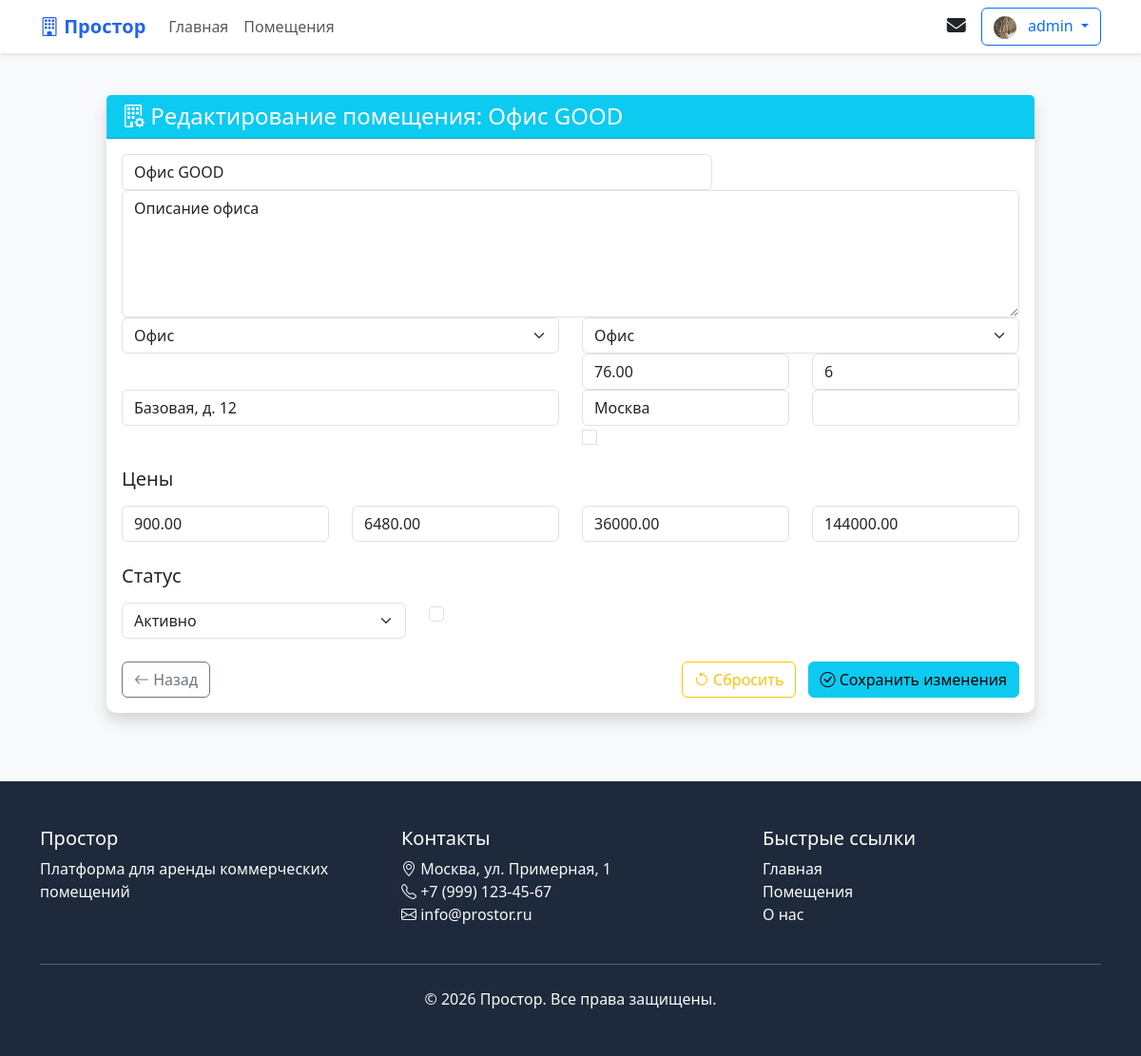
The app's page /admin-panel/properties/edit/9/ (signed in) with its own data.
### core/models.py (models this page shows, shortened)
class User(AbstractUser):
    USER_TYPE_CHOICES = [
        ('tenant', 'Арендатор'),
        ('landlord', 'Арендодатель'),
        ('admin', 'Администратор'),
    ]
    user_type = models.CharField(
        max_length=20,
        choices=USER_TYPE_CHOICES,
        default='tenant',
        verbose_name='Тип пользователя'
    )
    avatar = models.ImageField(
        upload_to='avatars/',
        null=True,
        blank=True,
        verbose_name='Аватар'
    )
    phone = models.CharField(
        max_length=20,
        blank=True,
        null=True,
        verbose_name='Телефон'
    )
    company_name = models.CharField(
        max_length=100,
        blank=True,
        null=True,
        verbose_name='Название компании'
    )
    email_verified = models.BooleanField(
        default=False,
        verbose_name='Email подтвержден'
    )
    phone_verified = models.BooleanField(
        default=False,
        verbose_name='Телефон подтвержден'
    )
    class Meta:
        verbose_name = 'Пользователь'
        verbose_name_plural = 'Пользователи'

class Property(models.Model):
    PROPERTY_TYPE_CHOICES = [
        ('office', 'Офис'),
        ('conference', 'Конференц-зал'),
        ('coworking', 'Коворкинг'),
        ('shop', 'Торговая площадь'),
        ('warehouse', 'Склад'),
        ('studio', 'Студия'),
        ('other', 'Другое'),
    ]
    STATUS_CHOICES = [
        ('draft', 'Черновик'),
        ('pending', 'На модерации'),
        ('active', 'Активно'),
        ('inactive', 'Неактивно'),
    ]
    landlord = models.ForeignKey(
        User,
        on_delete=models.CASCADE,
        related_name='properties',
        verbose_name='Владелец'
    )
    title = models.CharField(
        max_length=200,
        verbose_name='Название'
    )
    slug = models.SlugField(
        unique=True,
        verbose_name='Slug'
    )
    description = models.TextField(
        verbose_name='Описание'
    )
    property_type = models.CharField(
        max_length=20,
        choices=PROPERTY_TYPE_CHOICES,
        default='office',
        verbose_name='Тип помещения'
    )
    category = models.ForeignKey(
        Category,
        on_delete=models.SET_NULL,
        null=True,
        blank=True,
        related_name='properties',
        verbose_name='Категория'
    )
    city = models.CharField(
        max_length=100,
        default='Москва',
        verbose_name='Город'
    )
    address = models.CharField(
        max_length=200,
        default='Не указан',
        verbose_name='Адрес'
    )
    latitude = models.FloatField(
        null=True,
        blank=True,
        verbose_name='Широта'
    )
    longitude = models.FloatField(
        null=True,
        blank=True,
        verbose_name='Долгота'
    )
    price_per_hour = models.DecimalField(
        max_digits=10,
        decimal_places=2,
        default=1000.00,
        verbose_name='Цена за час'
    )
    price_per_day = models.DecimalField(
        max_digits=10,
        decimal_places=2,
        null=True,
        blank=True,
        verbose_name='Цена за день'
    )
    price_per_week = models.DecimalField(
        max_digits=10,
        decimal_places=2,
        null=True,
        blank=True,
        verbose_name='Цена за неделю'
    )
    price_per_month = models.DecimalField(
        max_digits=10,
        decimal_places=2,
        null=True,
        blank=True,
        verbose_name='Цена за месяц'
    )
    capacity = models.PositiveIntegerField(
        default=1,
        verbose_name='Вместимость'
    )
    area = models.DecimalField(
        max_digits=8,
        decimal_places=2,
        default=10.00,
        verbose_name='Площадь (м²)'
    )
    floor = models.IntegerField(
        null=True,
        blank=True,
        verbose_name='Этаж'
    )
    amenities = models.ManyToManyField(
        Amenity,
        blank=True,
        related_name='properties',
        verbose_name='Удобства'
    )
    is_featured = models.BooleanField(
        default=False,
        verbose_name='Рекомендуемое'
    )
    status = models.CharField(
        max_length=20,
        choices=STATUS_CHOICES,
        default='draft',
        verbose_name='Статус'
    )
    views_count = models.PositiveIntegerField(
        default=0,
        verbose_name='Количество просмотров'
    )
    created_at = models.DateTimeField(
        auto_now_add=True,
        verbose_name='Дата создания'
    )
    updated_at = models.DateTimeField(
        auto_now=True,
        verbose_name='Дата обновления'
    )
    class Meta:
        verbose_name = 'Помещение'
        verbose_name_plural = 'Помещения'
        ordering = ['-created_at']

### core/views.py (the view)
# urls.py: path('admin-panel/properties/edit/<int:property_id>/', views.admin_edit_property, name='admin_edit_property'),
@login_required
def admin_edit_property(request, property_id):
    if not request.user.is_staff:
        messages.error(request, 'У вас нет прав для доступа к этой странице.')
        return redirect('dashboard')
    property_obj = get_object_or_404(Property, id=property_id)
    if request.method == 'POST':
        form = PropertyForm(request.POST, request.FILES, instance=property_obj)
        if form.is_valid():
            property_obj = form.save()
            images = request.FILES.getlist('images')
            for image in images:
                property_obj.images.create(image=image)
            messages.success(request, 'Помещение успешно обновлено.')
            return redirect('admin_property_management')
    else:
        form = PropertyForm(instance=property_obj)
    return render(request, 'admin/edit_property.html', {
        'form': form,
        'property': property_obj,
        'existing_images': property_obj.images.all(),
        'title': 'Редактирование помещения'
    })

### core/models.py (called while the page is built)
    def __str__(self):
        return self.name

### templates/admin/edit_property.html (shortened to what this page needs)
{% extends 'base.html' %}
{% load crispy_forms_tags %}
{% block content %}
<div class="container-fluid py-4">
    <div class="row">
        <div class="col-lg-10 mx-auto">
            <div class="card shadow">
                <div class="card-header bg-info text-white">
                    <h4 class="mb-0">
                        <i class="bi bi-building-gear"></i> Редактирование помещения: {{ property.title }}
                    </h4>
                </div>
                <div class="card-body">
                    <form method="post">
                        <div class="row">
                            <div class="col-md-8">
                                {{ form.title|as_crispy_field }}
                            </div>
                            <div class="col-md-4">
                            </div>
                        </div>
                        <div class="row">
                            <div class="col-md-12">
                                {{ form.description|as_crispy_field }}
                            </div>
                        </div>
                        <div class="row">
                            <div class="col-md-6">
                                {{ form.property_type|as_crispy_field }}
                            </div>
                            <div class="col-md-6">
                                {{ form.category|as_crispy_field }}
                            </div>
                        </div>
                        <div class="row">
                            <div class="col-md-6">
                            </div>
                            <div class="col-md-3">
                                {{ form.area|as_crispy_field }}
                            </div>
                            <div class="col-md-3">
                                {{ form.capacity|as_crispy_field }}
                            </div>
                        </div>
                        <div class="row">
                            <div class="col-md-6">
                                {{ form.address|as_crispy_field }}
                            </div>
                            <div class="col-md-3">
                                {{ form.city|as_crispy_field }}
                            </div>
                            <div class="col-md-3">
                                {{ form.floor|as_crispy_field }}
                            </div>
                        </div>
                        <div class="row">
                            <div class="col-md-3">
                            </div>
                            <div class="col-md-3">
                            </div>
                            <div class="col-md-6">
                                {{ form.amenities|as_crispy_field }}
                            </div>
                        </div>
                        <h5 class="mt-4 mb-3">Цены</h5>
                        <div class="row">
                            <div class="col-md-3">
                                {{ form.price_per_hour|as_crispy_field }}
                            </div>
                            <div class="col-md-3">
                                {{ form.price_per_day|as_crispy_field }}
                            </div>
                            <div class="col-md-3">
                                {{ form.price_per_week|as_crispy_field }}
                            </div>
                            <div class="col-md-3">
                                {{ form.price_per_month|as_crispy_field }}
                            </div>
                        </div>
                        <h5 class="mt-4 mb-3">Статус</h5>
                        <div class="row">
                            <div class="col-md-4">
                                {{ form.status|as_crispy_field }}
                            </div>
                            <div class="col-md-4">
                                {{ form.is_featured|as_crispy_field }}
                            </div>
                        </div>
                        <div class="d-flex justify-content-between mt-4">
                            <a href="{% url 'admin_property_management' %}" class="btn btn-outline-secondary">
                                <i class="bi bi-arrow-left"></i> Назад
                            </a>
                            <div>
                                <button type="reset" class="btn btn-outline-warning me-2">
                                    <i class="bi bi-arrow-counterclockwise"></i> Сбросить
                                </button>
                                <button type="submit" class="btn btn-info">
                                    <i class="bi bi-check-circle"></i> Сохранить изменения
                                </button>
                            </div>
                        </div>
                    </form>
                </div>
            </div>
        </div>
    </div>
</div>
{% endblock %}

### templates/base.html (shortened to what this page needs)
<!DOCTYPE html>
<html lang="ru">
<head>
    <link href="https://cdn.jsdelivr.net/npm/bootstrap@5.3.0/dist/css/bootstrap.min.css" rel="stylesheet">
    <link rel="stylesheet" href="https://cdn.jsdelivr.net/npm/bootstrap-icons@1.10.0/font/bootstrap-icons.css">
    <link rel="stylesheet" href="https://cdnjs.cloudflare.com/ajax/libs/font-awesome/6.4.0/css/all.min.css">
</head>
<body>
    <nav class="navbar navbar-expand-lg navbar-light bg-white fixed-top">
        <div class="container">
            <a class="navbar-brand" href="{% url 'home' %}">
                <i class="bi bi-building"></i> Простор
            </a>
            <div class="collapse navbar-collapse" id="navbarNav">
                <ul class="navbar-nav me-auto">
                    <li class="nav-item">
                        <a class="nav-link" href="{% url 'home' %}">Главная</a>
                    </li>
                    <li class="nav-item">
                        <a class="nav-link" href="{% url 'property_list' %}">Помещения</a>
                    </li>
                </ul>
                <div class="d-flex align-items-center">
                    {% if user.is_authenticated %}
                        <div class="dropdown me-3">
                            <a class="nav-link position-relative" href="{% url 'messages_list' %}" title="Сообщения">
                                <i class="fas fa-envelope fs-5"></i>
                            </a>
                        </div>
                        <div class="dropdown">
                            <button class="btn btn-outline-primary dropdown-toggle" type="button"
                                    data-bs-toggle="dropdown">
                                {% if user.avatar %}
                                    <img src="{{ user.avatar.url }}" class="rounded-circle me-2"
                                         width="24" height="24" alt="Аватар">
                                {% else %}
                                    <i class="bi bi-person-circle me-2"></i>
                                {% endif %}
                                {{ user.username }}
                            </button>
                        </div>
                    {% else %}
                        <a href="{% url 'login' %}" class="btn btn-outline-primary me-2">Войти</a>
                        <a href="{% url 'register' %}" class="btn btn-primary">Регистрация</a>
                    {% endif %}
                </div>
            </div>
        </div>
    </nav>
    <main>
        {% block content %}{% endblock %}
    </main>
    <footer class="py-5 mt-5">
        <div class="container">
            <div class="row">
                <div class="col-md-4">
                    <h5>Простор</h5>
                    <p class="text-light">Платформа для аренды коммерческих помещений</p>
                </div>
                <div class="col-md-4">
                    <h5>Контакты</h5>
                    <ul class="list-unstyled text-light">
                        <li><i class="bi bi-geo-alt"></i> Москва, ул. Примерная, 1</li>
                        <li><i class="bi bi-telephone"></i> +7 (999) 123-45-67</li>
                        <li><i class="bi bi-envelope"></i> info@prostor.ru</li>
                    </ul>
                </div>
                <div class="col-md-4">
                    <h5>Быстрые ссылки</h5>
                    <ul class="list-unstyled">
                        <li><a href="{% url 'home' %}" class="text-light text-decoration-none">Главная</a></li>
                        <li><a href="{% url 'property_list' %}" class="text-light text-decoration-none">Помещения</a></li>
                        <li><a href="#" class="text-light text-decoration-none">О нас</a></li>
                    </ul>
                </div>
            </div>
            <hr class="my-4 text-light">
            <div class="text-center">
                <p class="text-light mb-0">&copy; 2026 Простор. Все права защищены.</p>
            </div>
        </div>
    </footer>
</body>
</html>

### templates/base.html (style rules this page uses)
:root { --primary: #2563eb; --secondary: #64748b; --success: #10b981; --warning: #f59e0b; --danger: #ef4444; --light: #f8fafc; --dark: #1e293b; }
body { background-color: #f8f9fa; padding-top: 76px; }
.navbar { box-shadow: 0 2px 4px rgba(0,0,0,0.1); }
.navbar-brand { font-weight: bold; color: var(--primary) !important; }
.card { border: none; box-shadow: 0 2px 4px rgba(0,0,0,0.1); border-radius: 10px; }
footer { background-color: var(--dark); color: white; margin-top: auto; }

### records on screen
User: avatar (picture), username "admin"
Property: title "Офис GOOD", description "Описание офиса", property_type "Офис", category "Офис", area "76.00", capacity "6", address "Базовая, д. 12", city "Москва", price_per_hour "900.00", price_per_day "6480.00", price_per_week "36000.00", price_per_month "144000.00", status "Активно"
